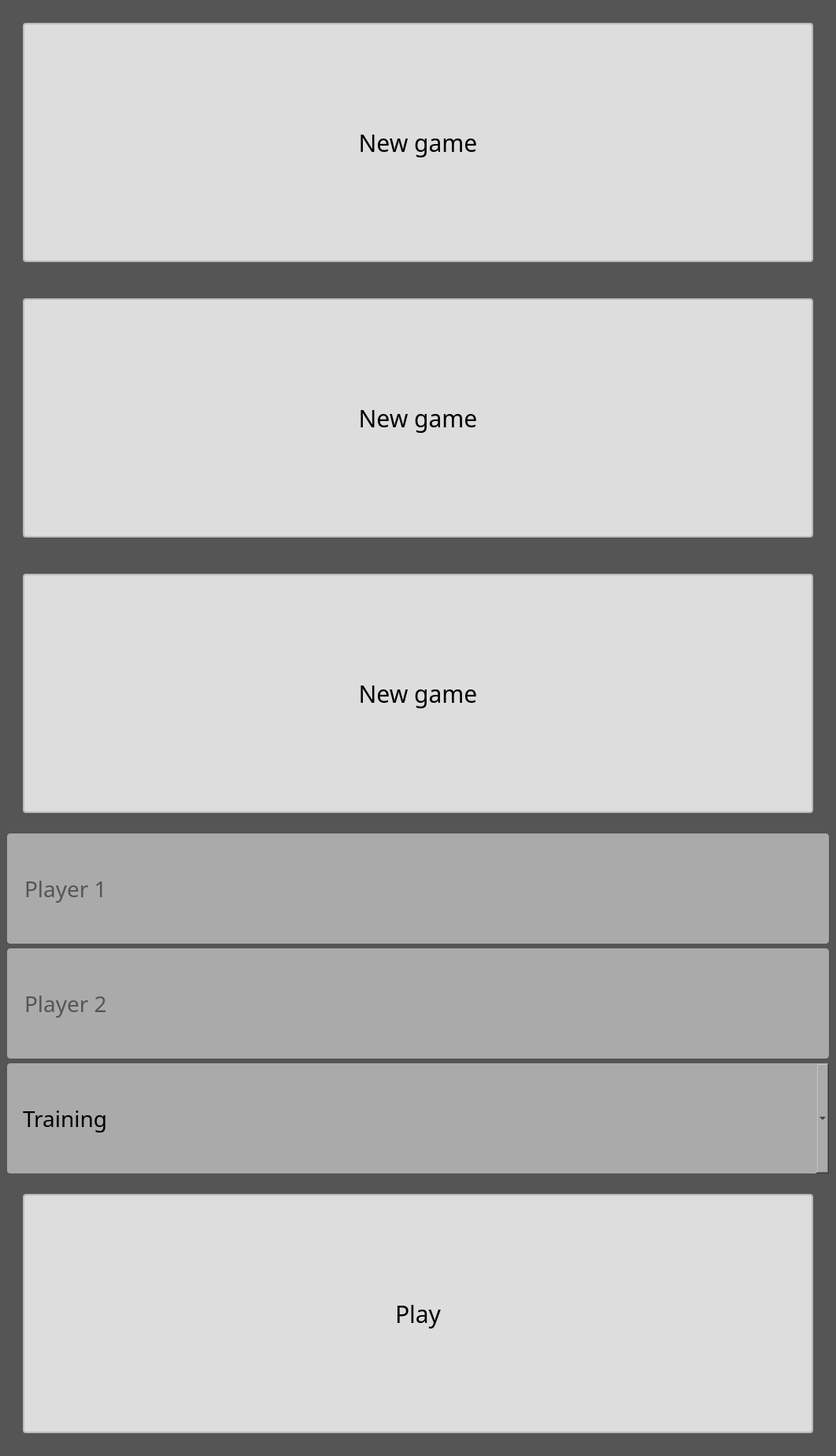
<?xml version="1.0" encoding="UTF-8"?>
<ui version="4.0">
  <class>QGameModeClass</class>
  <widget class="QMainWindow" name="QGameModeClass">
    <property name="windowTitle">
      <string>Eter Game</string>
    </property>
    <property name="styleSheet">
      <string notr="true">
        QMainWindow {
        background: #555555;
        }
      </string>
    </property>




    <widget class="QWidget" name="gameModeWidget">
      <property name="styleSheet">
        <string notr="true">
          QPushButton {
          height:300px;
          width:1000px;
          background: #dddddd;
          border-radius:4px;
          border:2px solid #bbbbbb;
          margin:20px;
          font-size:30px;
          font-family:Comfortaa;
          }
          QPushButton:hover{
          background: #e37c14;
          }
          QVBoxLayout{
          background:red;
          width:300px;
          }
          QLineEdit{
          height:100px;
          background:#aaaaaa;
          font-size:28px;
          border-radius:4px;
          padding:20px;
          font-family:Comfortaa;
          }
          QComboBox{
          height:100px;
          padding:20px;
          font-size:28px;
          background:#aaaaaa;
          border-radius:4px;
          font-family:Comfortaa;
          }
        </string>
      </property>
      <layout class="QVBoxLayout" name="verticalLayout">
        <item>
          <widget class="QPushButton" name="gameI">
            <property name="text">
              <string>New game</string>
            </property>
          </widget>
        </item>
        <item>
          <widget class="QPushButton" name="gameII">
            <property name="text">
              <string>New game</string>
            </property>
          </widget>
        </item>
        <item>
          <widget class="QPushButton" name="gameIII">
            <property name="text">
              <string>New game</string>
            </property>
          </widget>
        </item>





        <item>
          <widget class="QLineEdit" name="namePlayer1">
            <property name="placeholderText">
              <string>Player 1</string>
            </property>
          </widget>
        </item>
        <item>
          <widget class="QLineEdit" name="namePlayer2">
            <property name="placeholderText">
              <string>Player 2</string>
            </property>
          </widget>
        </item>
        <item>
          <widget class="QComboBox" name="singleSelector">
            <item>
              <property name="text">
                <string>Training</string>
              </property>
            </item>
            <item>
              <property name="text">
                <string>Duel of Wizards</string>
              </property>
            </item>
            <item>
              <property name="text">
                <string>Duel of Elements</string>
              </property>
            </item>
          </widget>
        </item>
        <item>
          <widget class="QPushButton" name="play">
            <property name="text">
              <string>Play</string>
            </property>
          </widget>
        </item>
      </layout>





    </widget>



  </widget>

  <resources>
    <include location="Eter.qrc"/>
  </resources>
  <connections/>
</ui>
